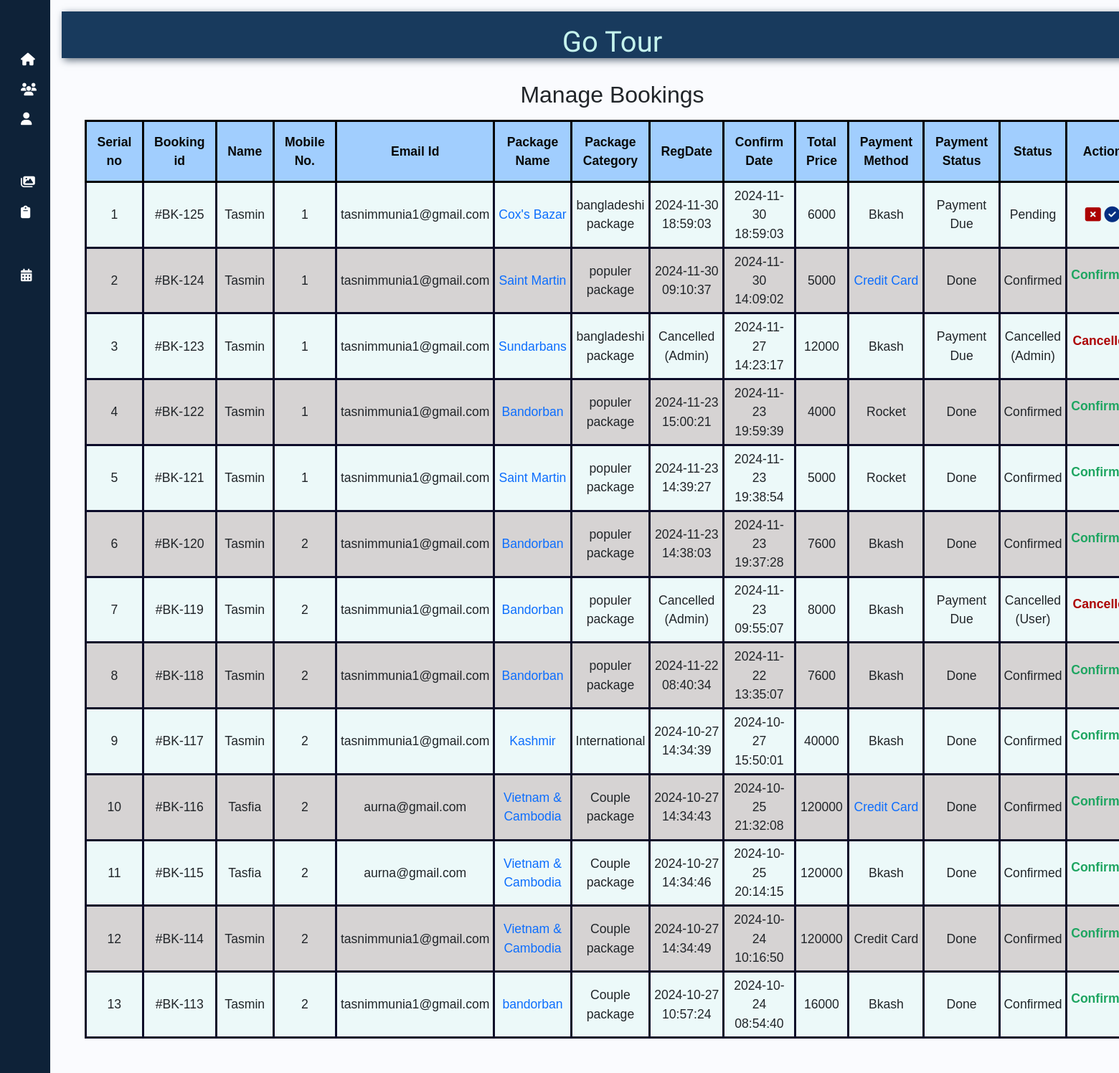
The page /managebook.php on the database its author committed.
### tables this page shows
CREATE TABLE `users` (
  `id` int(11) NOT NULL,
  `name` varchar(100) NOT NULL,
  `email` varchar(100) NOT NULL,
  `password` varchar(255) NOT NULL,
  `status` enum('active','inactive') NOT NULL DEFAULT 'active',
  `RegDate` timestamp NULL DEFAULT current_timestamp(),
  `UpdationDate` timestamp NULL DEFAULT NULL ON UPDATE current_timestamp()
);

CREATE TABLE `booking` (
  `BookingId` int(11) NOT NULL,
  `PackageId` int(11) DEFAULT NULL,
  `name` varchar(100) DEFAULT NULL,
  `email` varchar(100) DEFAULT NULL,
  `Phone` varchar(100) DEFAULT NULL,
  `address` varchar(100) DEFAULT NULL,
  `status` int(11) DEFAULT NULL,
  `CancelledBy` varchar(5) DEFAULT NULL,
  `msg` varchar(255) NOT NULL,
  `payment_method` varchar(255) NOT NULL,
  `regDate` timestamp NULL DEFAULT current_timestamp(),
  `customer` int(255) NOT NULL,
  `confirmtime` timestamp NOT NULL DEFAULT current_timestamp() ON UPDATE current_timestamp()
);

CREATE TABLE `packages` (
  `pak_id` int(255) NOT NULL,
  `name` varchar(255) NOT NULL,
  `price` varchar(255) NOT NULL,
  `image` varchar(255) NOT NULL,
  `msg` varchar(255) NOT NULL,
  `img` varchar(255) NOT NULL,
  `offer_pac` mediumtext NOT NULL,
  `category` varchar(255) NOT NULL,
  `discount` int(255) NOT NULL
);

### managebook.php (the view, shortened to what this page needs)
<?php
include 'database.php';
?>
<!DOCTYPE html>
<html lang="en">
<head>
    <link href="https://cdn.lineicons.com/4.0/lineicons.css" rel="stylesheet" />
    <link href="https://cdn.jsdelivr.net/npm/bootstrap@5.3.0-alpha3/dist/css/bootstrap.min.css" rel="stylesheet"
>
    <link rel="stylesheet" href="https://cdnjs.cloudflare.com/ajax/libs/font-awesome/6.6.0/css/all.min.css">
    <link rel="stylesheet" href="https://cdn.datatables.net/2.1.5/css/dataTables.dataTables.min.css">
    <link rel="stylesheet" href="asset/managebooking.css">
</head>
<body>
    <div class="wrapper">
        <aside id="sidebar">
            <div class="d-flex">
                <button class="toggle-btn" type="button">
                </button>
            </div>
            <ul class="sidebar-nav">
            <li class="sidebar-item">
                    <a href="admin_dashbord.php" class="sidebar-link">
                    <i class="fa-solid fa-house"></i>
                    </a>
                </li>
                <li class="sidebar-item">
                    <a href="users_list.php" class="sidebar-link">
                    <i class="fa-solid fa-users"></i>
                    </a>
                </li>
                <li class="sidebar-item">
                    <a href="aprofile.php" class="sidebar-link">
                        <i class="fa-solid fa-user"></i>
                    </a>
                </li>
                <li class="sidebar-item">
    <a href="#" class="sidebar-link collapsed has-dropdown" data-bs-toggle="collapse"
        data-bs-target="#managePackage" aria-expanded="false" aria-controls="managePackage">
    </a>
</li>
<li class="sidebar-item">
    <a href="#" class="sidebar-link collapsed has-dropdown" data-bs-toggle="collapse"
        data-bs-target="#manageGallery" aria-expanded="false" aria-controls="manageGallery">
        <i class="fa-solid fa-images"></i>
    </a>
</li>
                <li class="sidebar-item">
                    <a href="adminreview.php" class="sidebar-link">
                    <i class="fa-solid fa-clipboard"></i>
                    </a>
                </li>
                <li class="sidebar-item">
                    <a href="admincontact.php" class="sidebar-link">
                    </a>
                </li>
                <li class="sidebar-item">
                    <a href="managebook.php" class="sidebar-link">
                    <i class="fa-solid fa-calendar-days"></i>
                    </a>
                </li>
            </ul>
            <div class="sidebar-footer">
                <a href="adminlogout.php" class="sidebar-link">
                </a>
            </div>
        </aside>
        <div class="main p-3">
            <div class="text-center">
                <nav class="navbar sticky-top navbar-expand-lg">
                    <div class="logo">Go Tour</div>
                </nav>
                <section class="display-package-table">
                    <h2>Manage Bookings</h2>
                    <table id="myTable">
                        <thead>
                            <tr>
                                <th>Serial no</th>
                                <th>Booking id</th>
                                <th>Name</th>
                                <th>Mobile No.</th>
                                <th>Email Id</th>
                                <th>Package Name</th>
                                <th>Package Category</th>
                                <th>RegDate</th>
                                <th>Confirm Date</th>
                                <th>Total Price</th>
                                <th>Payment Method</th>
                                <th>Payment Status</th>
                                <th>Status</th>
                                <th>Action</th>
                            </tr>
                        </thead>
                        <tbody>
                            <?php
                             $cnt = 1;
                             $sql = "SELECT
                             booking.BookingId as bookid,
                             users.name as username,
                             booking.customer as customer,
                             users.email as email,
                             packages.name as p_name,
                             packages.category as p_type,
                             packages.price as p_price,
                             pay.BookingTime as BookingTime,
                             booking.PackageId as pid,
                             booking.status as status,
                             booking.payment_method as payment_method,
                             booking.regDate as regDate,
                             booking.confirmtime AS confirmtime,
                             booking.CancelledBy as cancelby
                         FROM
                             users
                         JOIN
                             booking ON booking.email = users.email
                         JOIN
                             packages ON packages.pak_id = booking.PackageId
                             LEFT JOIN pay ON booking.BookingId = pay.BookingId  ORDER BY
                           booking.BookingId  DESC";
                            $query = $conn->query($sql);
                            if ($query->num_rows > 0) {
                                while ($result = $query->fetch_assoc()) {
                                    $total_price = $result['p_price'] * $result['customer'];
                            ?>
                                    <tr>
                                    <td class="text-center"><?php echo htmlentities($cnt); ?></td>
                                        <td>#BK-<?php echo htmlentities($result['bookid']); ?></td>
                                        <td><?php echo htmlentities($result['username']); ?></td>
                                        <td class="text-center"><?php echo htmlentities($result['customer']); ?></td>
                                        <td><?php echo htmlentities($result['email']); ?></td>
                                        <td><a href="addpackage.php?pid=<?php echo htmlentities($result['pid']); ?>"><?php echo htmlentities($result['p_name']); ?></a></td>
                                        <td><?php echo htmlentities($result['p_type']); ?></td>
                                        <td><?php
                                         if ($result['status'] == 2 && $result['cancelby'] == 'a'){ echo "Cancelled (Admin)";}
                                         elseif ($result['status'] == 2 && $result['cancelby'] == 'u') {echo "Cancelled (Admin)";}
                                        else {
                                        echo htmlentities($result['confirmtime']);} ?></td>
                                        <td><?php echo htmlentities($result['regDate']); ?></td>
                                        <td class="text-center"><?php echo htmlentities($total_price); ?></td>
                                        <td>
    <?php
    if ($result['BookingTime']) {
       echo '<a href="payment_detailsmore.php?payId=' . htmlentities($result['bookid']) . '">Credit Card</a>';
    } else {
        echo htmlentities($result['payment_method']);
    }
    ?>
</td>
                                                 <td><?php
                                         if ($result['BookingTime']) {
                                            echo "Done";
                                                  }
                                         elseif ($result['status'] == 2 && $result['cancelby'] == 'u') {echo "Payment Due";}
                                         elseif ($result['status'] == 1) {echo "Done";}
                                        else {
                                        echo "Payment Due";} ?></td>
                                        <td><?php
                                            if ($result['status'] == 0) echo "Pending";
                                            if ($result['status'] == 1) echo "Confirmed";
                                            if ($result['status'] == 2 && $result['cancelby'] == 'a') echo "Cancelled (Admin)";
                                            if ($result['status'] == 2 && $result['cancelby'] == 'u') echo "Cancelled (User)";
                                        ?></td>
                                        <td>
                                            <?php if ($result['status'] == 2) { ?>
                                            <p> <strong style="color: #ac0002;"> Cancelled</strong></p><?php }
                                                 elseif ($result['status'] == 1) { ?>
                                            <p> <strong style="color: #1ea561;"> Confirmed </strong></p>
                                            <?php } else { ?>
                                                <a href="managebook.php?bkid=<?php echo htmlentities($result['bookid']); ?>" onclick="return confirm('Do you really want to cancel booking')"><i class="fa-solid fa-rectangle-xmark fa-lg" style="color: #ac0202;"></i> </a>
                                                <a href="managebook.php?bckid=<?php echo htmlentities($result['bookid']); ?>" onclick="return confirm('Booking has been confirmed')"><i class="fa-solid fa-circle-check fa-lg" style="color: #042e81;"></i></a>
                                            <?php } ?>
                                        </td>
                                    </tr>
                            <?php
                                    $cnt++;
                                }
                            }
                            ?>
                        </tbody>
                    </table>
                </section>
            </div>
        </div>
    </div>
</body>
</html>

### asset/managebooking.css (style rules this page uses)
a { text-decoration: none; }
li { list-style: none; }
body { font-family: 'Poppins', sans-serif; }
.wrapper { display: flex; }
.main { min-height: 100vh; width: 100%; overflow: hidden; transition: all 0.35s ease-in-out; background-color: #fafbfe; }
#sidebar { width: 70px; min-width: 70px; z-index: 1000; transition: all .25s ease-in-out; background-color: #0e2238; display: flex; flex-direction: column; }
.toggle-btn { background-color: transparent; cursor: pointer; border: 0; padding: 1rem 1.5rem; }
.sidebar-nav { padding: 2rem 0; flex: 1 1 auto; }
a.sidebar-link { padding: .625rem 1.625rem; color: #FFF; display: block; font-size: 0.9rem; white-space: nowrap; border-left: 3px solid transparent; }
.sidebar-link i { font-size: 1.1rem; margin-right: .75rem; }
.sidebar-item { position: relative; }
* { box-sizing: border-box; margin: 0; padding: 0; }
body, html { margin: 0; padding: 0; display: grid; }
.navbar { display: flex; flex-flow: row wrap; width: 100%; height: 65px; background-color: #183a5d; box-shadow: 3px 3px 10px rgb(98, 111, 125); align-items: center; justify-content: center; position: sticky; top: 0; z-index: 10000; }
.logo { flex: 1; font-size: 40px; padding: 5px; text-align: center; font-family: Satisfy; color: #c5f3ed; }
section { padding: 2rem; }
.display-package-table table { text-align: center; width: 100%; margin-top: 1rem; border-radius: 1rem; }
.display-package-table table th { background-color: rgb(161, 206, 254); padding: 16px; color: rgb(8, 8, 8); border: solid black; }
.display-package-table thead th { padding: .9rem; }
.display-package-table table tr { border: solid rgb(12, 12, 41); font-size: 1.1rem; background-color: rgb(236, 249, 249); }
.display-package-table table tr td { border: solid rgb(12, 12, 41); padding: .3rem; }
.display-package-table table tr:nth-child(even) { background-color:rgb(214, 211, 211); }

### rows shown on the page
users: booking.BookingId "125", name "Tasmin", booking.customer "1", email "tasnimmunia1@gmail.com", packages.name "Cox's Bazar", packages.category "bangladeshi package", booking.confirmtime "2024-11-30 18:59:03", booking.regDate "2024-11-30 18:59:03", packages.price "6000", booking.payment_method "Bkash", shows "Payment Due", shows "Pending", booking.BookingId "124", packages.name "Saint Martin", packages.category "populer package", booking.confirmtime "2024-11-30 09:10:37", booking.regDate "2024-11-30 14:09:02", packages.price "5000", shows "Confirmed", booking.BookingId "123", packages.name "Sundarbans", shows "Cancelled (Admin)", booking.regDate "2024-11-27 14:23:17", packages.price "12000", booking.BookingId "122", packages.name "Bandorban", booking.confirmtime "2024-11-23 15:00:21", booking.regDate "2024-11-23 19:59:39", packages.price "4000", booking.payment_method "Rocket", booking.BookingId "121", booking.confirmtime "2024-11-23 14:39:27", booking.regDate "2024-11-23 19:38:54", booking.BookingId "120", booking.customer "2", booking.confirmtime "2024-11-23 14:38:03", booking.regDate "2024-11-23 19:37:28", packages.price "7600", booking.BookingId "119", booking.regDate "2024-11-23 09:55:07", packages.price "8000", shows "Cancelled (User)", booking.BookingId "118", booking.confirmtime "2024-11-22 08:40:34", booking.regDate "2024-11-22 13:35:07", booking.BookingId "117", packages.name "Kashmir", packages.category "International", booking.confirmtime "2024-10-27 14:34:39", booking.regDate "2024-10-27 15:50:01", packages.price "40000", booking.BookingId "114", packages.name "Vietnam & Cambodia", packages.category "Couple package", booking.confirmtime "2024-10-27 14:34:49", booking.regDate "2024-10-24 10:16:50", packages.price "120000", booking.payment_method "Credit Card", booking.BookingId "113", packages.name "bandorban", booking.confirmtime "2024-10-27 10:57:24", booking.regDate "2024-10-24 08:54:40", packages.price "16000"
users: booking.BookingId "116", name "Tasfia", booking.customer "2", email "aurna@gmail.com", packages.name "Vietnam & Cambodia", packages.category "Couple package", booking.confirmtime "2024-10-27 14:34:43", booking.regDate "2024-10-25 21:32:08", packages.price "120000", shows "Done", shows "Confirmed", booking.BookingId "115", booking.confirmtime "2024-10-27 14:34:46", booking.regDate "2024-10-25 20:14:15", booking.payment_method "Bkash"
